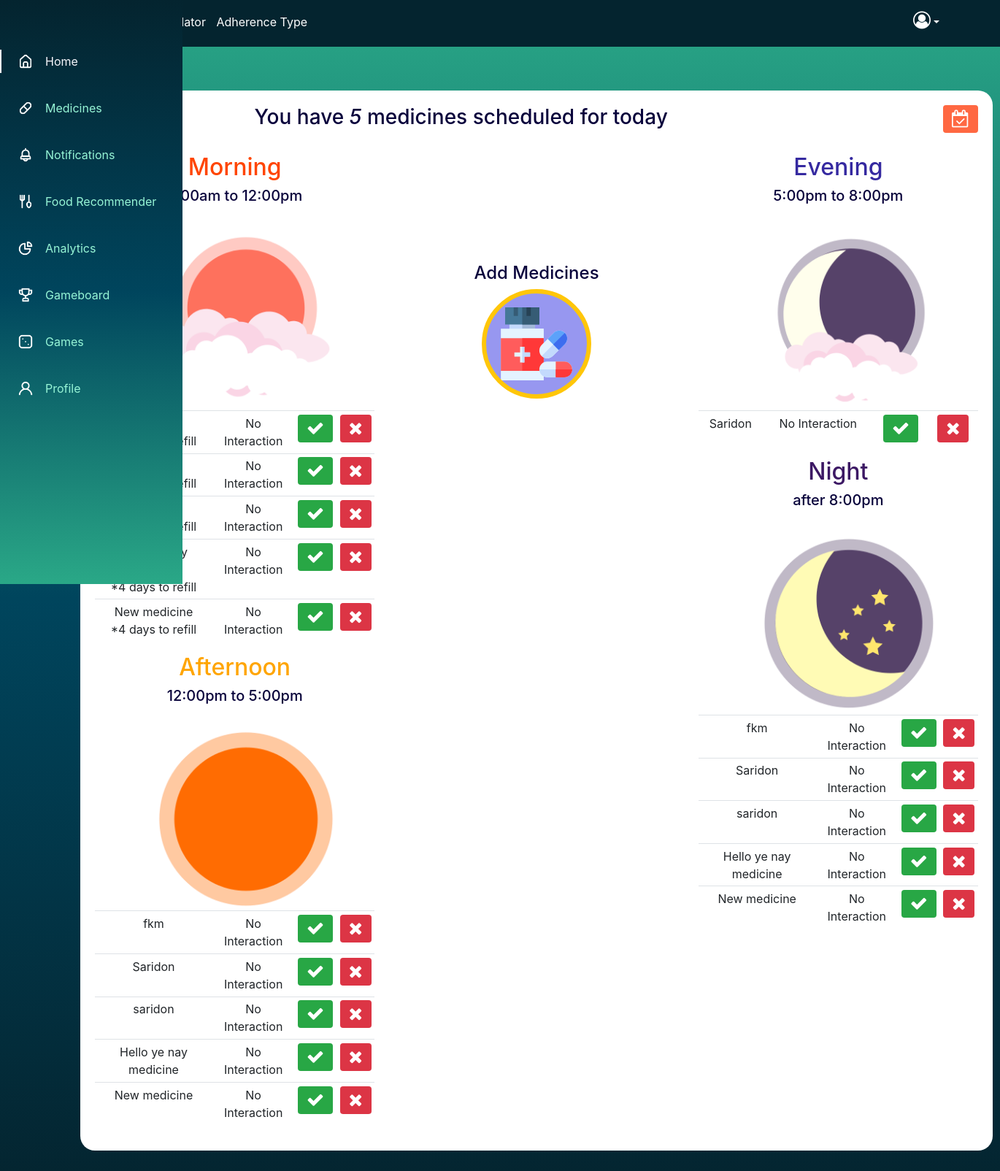
Before: /medicine/ (signed in) with the older database file.
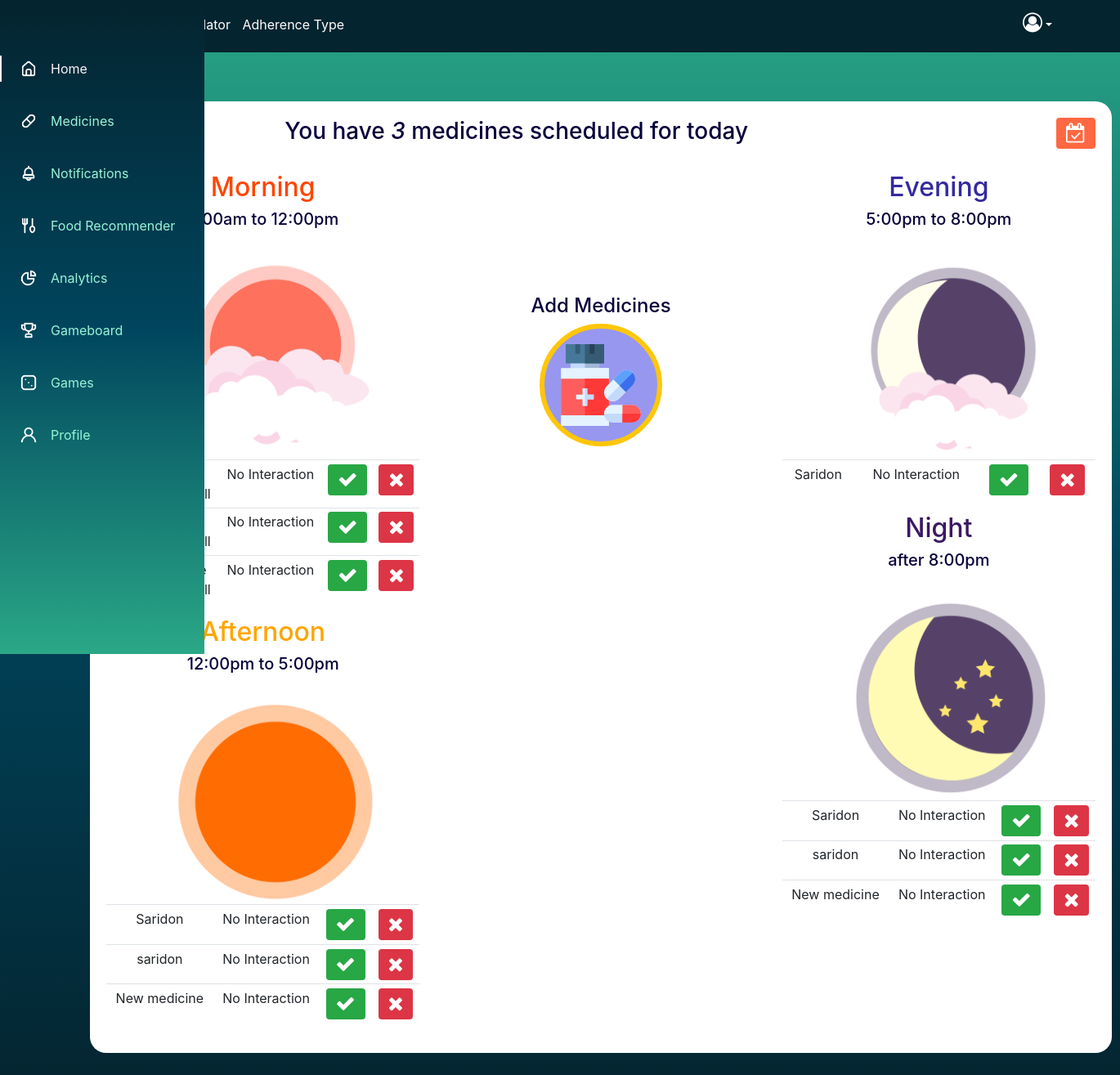
After: the same page with the newer database file.
### users/models.py (models this page shows, shortened)
class Medicine(models.Model):
    user = models.ForeignKey(MyUser,on_delete = models.CASCADE,null=True, blank=True)
    title = models.CharField(max_length=200)
    description = models.TextField(null=True,blank=True)
    complete = models.BooleanField(default=False)
    posted = models.DateTimeField(auto_now_add=True)
    drug_type = models.CharField(verbose_name='drug type' , max_length=50, null=True,blank=True)
    drug_qty = models.IntegerField(verbose_name='drug qty' , null=True,blank=True)
    drug_frequency = models.IntegerField(verbose_name='drug_frequency' , null=True,blank=True)
    upload = models.ImageField(upload_to ='uploads/',null=True,blank=True)
    man_date = models.DateField(verbose_name='manufacturing date',null=True)
    exp_date = models.DateField(verbose_name='expiry date',null=True)
    drug_time = models.TimeField(verbose_name='drug time',null=True,blank=True)
    drug_comments = models.TextField(verbose_name ='drug comments' ,max_length=200,null=True,blank=True)
    class Meta:
        ordering=['complete']

### users/views.py (the view)
# urls.py: path('medicine/', TaskList.as_view(),name='medicines'),
class TaskList(LoginRequiredMixin,ListView):
    model = Medicine
    context_object_name = 'medicines'
    template_name = "users/Medicines/medicinelist.html"
    def get_context_data(self, **kwargs):
        context = super().get_context_data(**kwargs)
        context['medicines'] = context['medicines'].filter(user=self.request.user)
        context['count'] = context['medicines'].filter(complete=False).count()
        context['drug_time'] = context['medicines'].filter(complete=False)
        return context

### users/models.py (called while the page is built)
    def __str__(self):
        return self.first_name + ' | ' + (self.last_name)

### users/templates/users/Medicines/medicinelist.html (shortened to what the changed rows need)
{% load static %}
{% load tz %}
<!DOCTYPE html>
<html lang="en">
<head>
    <link rel="stylesheet" href="https://maxcdn.bootstrapcdn.com/bootstrap/4.5.2/css/bootstrap.min.css">
    <link rel="stylesheet" href="https://maxcdn.bootstrapcdn.com/font-awesome/latest/css/font-awesome.min.css" />
    <link rel="stylesheet" href="{% static 'css/users/profile.css' %}">
</head>
<body>
<body>
<div class="bg-container">
  <div class="row">
    <div class="col-md-10">
        <div class="form-header">
          <h3>You have <i>{{count}}</i> medicines scheduled for today</h3><br>
        </div>
    </div>
</div>
  <div class="row">
    <div class="col-md-4">
      <h2 style="color: orangered">Morning</h2>
      <h5>5:00am to 12:00pm</h5><br>
      <table class="table table-sm">
        {% for medicine in medicines %}
        <tr>
          {% if medicine.title == 'captopril' or medicine.title == 'fosinopril' or medicine.title == 'enalapril' %}
          <td>{{ medicine.title }}</td>
          <td>Foods to avoid: Bananas</td>
          <td><button class="btn btn-success" onclick="right()"><i class="fa fa-check" aria-hidden="true"></i></button></td>
          <td><a href= "{% url 'medicine-delete' medicine.id %}"  class="btn btn-danger"><i class="fa fa-times" aria-hidden="true"></i></a></td>
          {% else %}
          <td>{{ medicine.title }} <br> *4 days to refill </td>
          <td> No Interaction </td>
          <td><button class="btn btn-success" onclick="right()"><i class="fa fa-check" aria-hidden="true"></i></button></td>
            <td><a href= "{% url 'medicine-delete' medicine.id %}"  class="btn btn-danger"><i class="fa fa-times" aria-hidden="true"></i></a></td>
          {% endif %}
      </tr>
        {% empty  %}
            <h3>No medicines for today</h3>
        {% endfor %}
    </table>
      <h2 style="color: orange">Afternoon</h2>
      <h5>12:00pm to 5:00pm</h5><br>
      <table class="table table-sm">
        {% for medicine in medicines %}
        <tr>
          {% if medicine.title == 'captopril' or medicine.title == 'fosinopril' or medicine.title == 'enalapril' %}
          <td>{{ medicine.title }}</td>
          <td>Foods to avoid: Bananas</td>
          <td><button class="btn btn-success" onclick="right()"><i class="fa fa-check" aria-hidden="true"></i></button></td>
          <td><a href= "{% url 'medicine-delete' medicine.id %}"  class="btn btn-danger"><i class="fa fa-times" aria-hidden="true"></i></a></td>
          {% else %}
          <td>{{ medicine.title }}</td>
          <td> No Interaction </td>
          <td><button class="btn btn-success" onclick="right()"><i class="fa fa-check" aria-hidden="true"></i></button></td>
            <td><a href= "{% url 'medicine-delete' medicine.id %}"  class="btn btn-danger"><i class="fa fa-times" aria-hidden="true"></i></a></td>
          {% endif %}
      </tr>
        {% empty  %}
            <h3>No medicines for today</h3>
        {% endfor %}
    </table>
    </div>
    <div class="col-md-4">
        <h2 style="color: rgb(53, 41, 160)">Evening</h2>
        <h5>5:00pm to 8:00pm</h5><br>
        <h2 style="color: rgb(60, 24, 100)">Night</h2>
        <h5>after 8:00pm</h5><br>
      <table class="table table-sm">
        {% for medicine in medicines %}
        <tr>
          {% if medicine.title == 'captopril' or medicine.title == 'fosinopril' or medicine.title == 'enalapril' %}
          <td>{{ medicine.title }}</td>
          <td>Foods to avoid: Bananas</td>
          <td><button class="btn btn-success" onclick="right()"><i class="fa fa-check" aria-hidden="true"></i></button></td>
          <td><a href= "{% url 'medicine-delete' medicine.id %}"  class="btn btn-danger"><i class="fa fa-times" aria-hidden="true"></i></a></td>
          {% else %}
          <td>{{ medicine.title }}</td>
          <td> No Interaction </td>
          <td><button class="btn btn-success" onclick="right()"><i class="fa fa-check" aria-hidden="true"></i></button></td>
            <td><a href= "{% url 'medicine-delete' medicine.id %}"  class="btn btn-danger"><i class="fa fa-times" aria-hidden="true"></i></a></td>
          {% endif %}
      </tr>
        {% empty  %}
            <h3>No medicines for today</h3>
        {% endfor %}
    </table>
    </div>
  </div>
</div>
</body>
</html>

Changed rows visible on the page:
removed Medicine: title "fkm"
removed Medicine: title "Hello ye nay medicine"
Other visible differences:
{{ count }}: "5" → "3"
